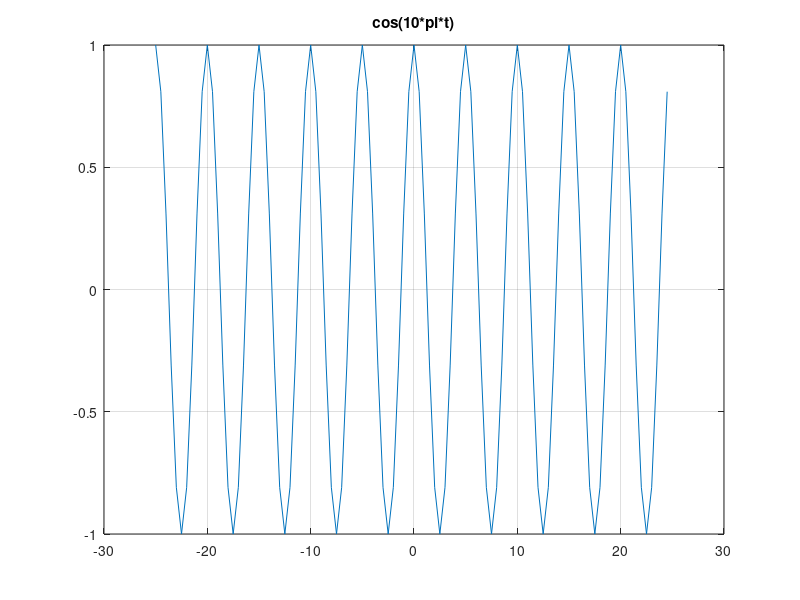
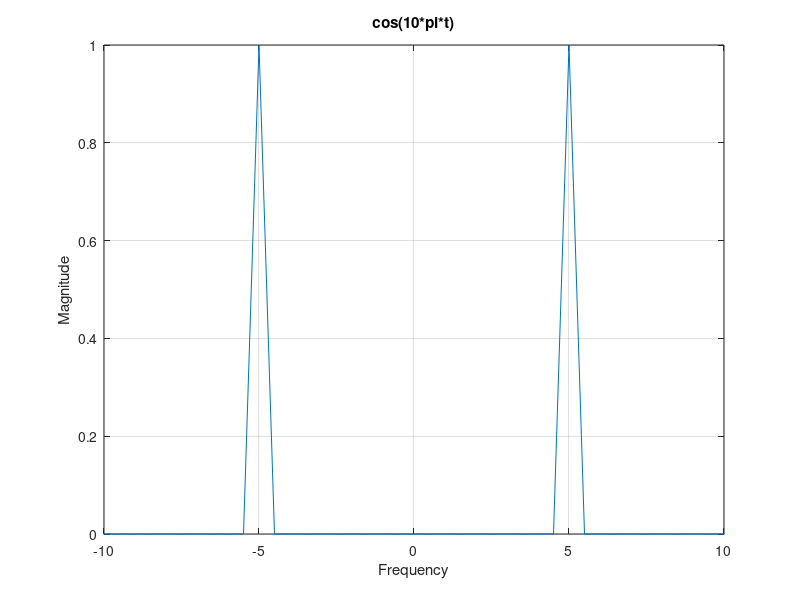

These charts were generated, in order, by the following MATLAB code:
fs = 50;
tstart = -1;
tend = 1;
t = tstart:1/fs:tend-1/fs;
N = length(t);
f = -fs/2:fs/N:fs/2-fs/N;
x1 = cos(10*pi*t);
plot(f, x1);
grid on;
title("cos(10*pi*t)");

figure;
y1 = fftshift(fft(x1));
y1 = y1 / max(abs(y1));
plot(f, abs(y1));
grid on;
title("cos(10*pi*t)");
xlabel("Frequency");
ylabel("Magnitude");
xlim([-10 10]);